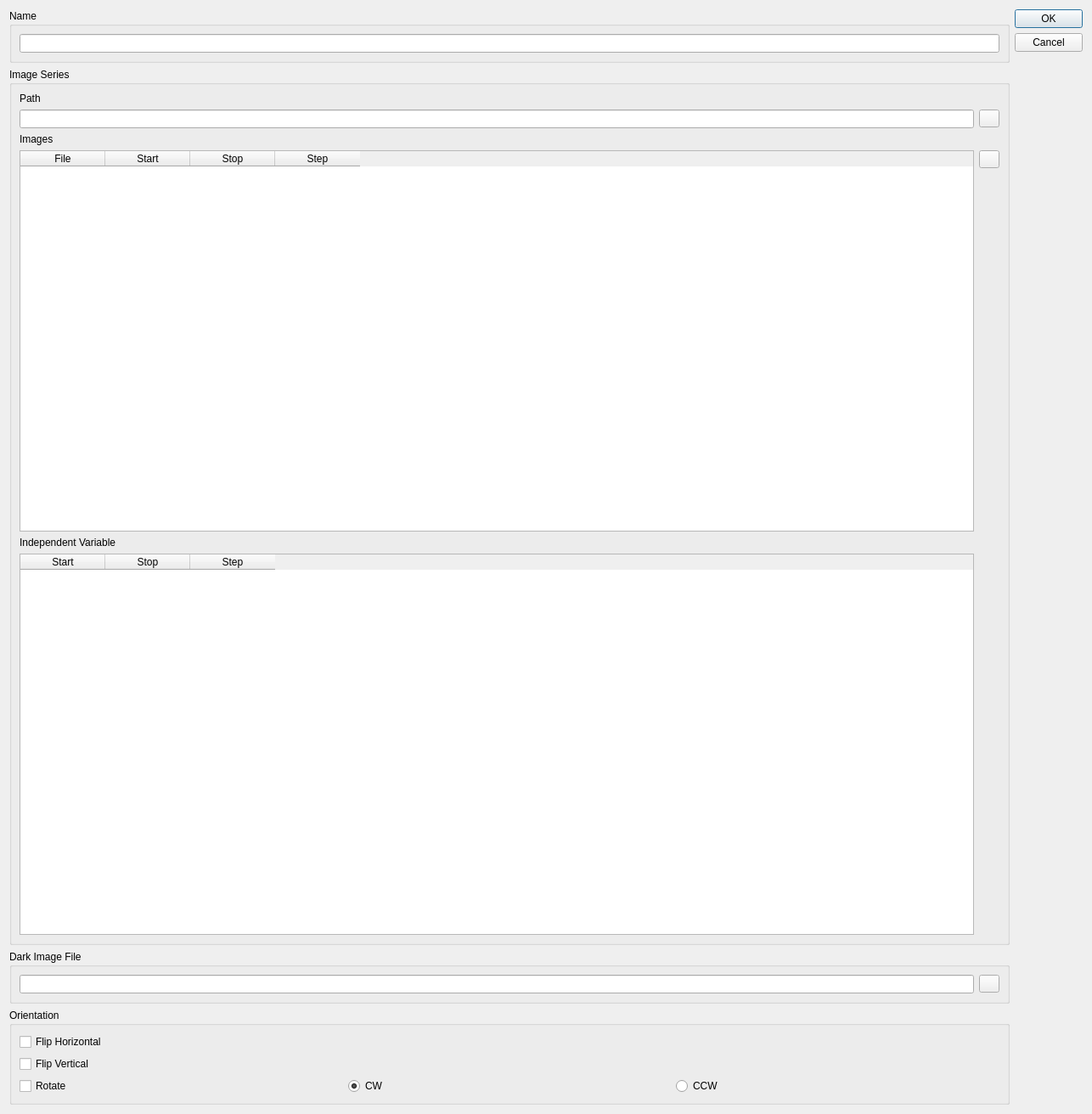
<?xml version="1.0" encoding="UTF-8"?>
<ui version="4.0">
 <class>Dialog</class>
 <widget class="QDialog" name="Dialog">
  <property name="geometry">
   <rect>
    <x>0</x>
    <y>0</y>
    <width>1286</width>
    <height>1312</height>
   </rect>
  </property>
  <property name="windowTitle">
   <string>Load Image Series</string>
  </property>
  <layout class="QHBoxLayout" name="horizontalLayout">
   <item>
    <layout class="QVBoxLayout" name="verticalLayout_2">
     <item>
      <widget class="QGroupBox" name="nameGroupBox">
       <property name="title">
        <string>Name</string>
       </property>
       <layout class="QVBoxLayout" name="verticalLayout_4">
        <item>
         <widget class="QLineEdit" name="nameLineEdit"/>
        </item>
       </layout>
      </widget>
     </item>
     <item>
      <widget class="QGroupBox" name="imageSeriesGroupBox">
       <property name="title">
        <string>Image Series</string>
       </property>
       <layout class="QGridLayout" name="gridLayout">
        <item row="3" column="1">
         <layout class="QVBoxLayout" name="verticalLayout">
          <item>
           <widget class="QToolButton" name="imagesToolButton">
            <property name="toolTip">
             <string>&lt;html&gt;&lt;head/&gt;&lt;body&gt;&lt;p&gt;Click to select image files&lt;/p&gt;&lt;/body&gt;&lt;/html&gt;</string>
            </property>
            <property name="text">
             <string>   </string>
            </property>
            <property name="popupMode">
             <enum>QToolButton::InstantPopup</enum>
            </property>
           </widget>
          </item>
          <item>
           <spacer name="verticalSpacer">
            <property name="orientation">
             <enum>Qt::Vertical</enum>
            </property>
            <property name="sizeHint" stdset="0">
             <size>
              <width>20</width>
              <height>40</height>
             </size>
            </property>
           </spacer>
          </item>
         </layout>
        </item>
        <item row="3" column="0">
         <widget class="QTableWidget" name="imagesTableWidget">
          <property name="alternatingRowColors">
           <bool>true</bool>
          </property>
          <attribute name="horizontalHeaderCascadingSectionResizes">
           <bool>true</bool>
          </attribute>
          <attribute name="verticalHeaderCascadingSectionResizes">
           <bool>true</bool>
          </attribute>
          <column>
           <property name="text">
            <string>File</string>
           </property>
          </column>
          <column>
           <property name="text">
            <string>Start</string>
           </property>
          </column>
          <column>
           <property name="text">
            <string>Stop</string>
           </property>
          </column>
          <column>
           <property name="text">
            <string>Step</string>
           </property>
          </column>
         </widget>
        </item>
        <item row="5" column="0">
         <widget class="QTableWidget" name="indVarTableWidget">
          <property name="alternatingRowColors">
           <bool>true</bool>
          </property>
          <column>
           <property name="text">
            <string>Start</string>
           </property>
          </column>
          <column>
           <property name="text">
            <string>Stop</string>
           </property>
          </column>
          <column>
           <property name="text">
            <string>Step</string>
           </property>
          </column>
         </widget>
        </item>
        <item row="1" column="0">
         <widget class="QLineEdit" name="pathLineEdit">
          <property name="readOnly">
           <bool>true</bool>
          </property>
         </widget>
        </item>
        <item row="2" column="0">
         <widget class="QLabel" name="imagesLabel">
          <property name="text">
           <string>Images</string>
          </property>
         </widget>
        </item>
        <item row="0" column="0">
         <widget class="QLabel" name="pathLabel">
          <property name="text">
           <string>Path</string>
          </property>
         </widget>
        </item>
        <item row="1" column="1">
         <widget class="QToolButton" name="pathToolButton">
          <property name="toolTip">
           <string>&lt;html&gt;&lt;head/&gt;&lt;body&gt;&lt;p&gt;Click to select path&lt;/p&gt;&lt;/body&gt;&lt;/html&gt;</string>
          </property>
          <property name="text">
           <string>   </string>
          </property>
          <property name="popupMode">
           <enum>QToolButton::InstantPopup</enum>
          </property>
         </widget>
        </item>
        <item row="4" column="0">
         <widget class="QLabel" name="indVarLabel">
          <property name="text">
           <string>Independent Variable</string>
          </property>
         </widget>
        </item>
       </layout>
      </widget>
     </item>
     <item>
      <widget class="QGroupBox" name="darkImagFileGroupBox">
       <property name="title">
        <string>Dark Image File</string>
       </property>
       <layout class="QHBoxLayout" name="horizontalLayout_2">
        <item>
         <widget class="QLineEdit" name="darkImageFileLineEdit">
          <property name="readOnly">
           <bool>true</bool>
          </property>
         </widget>
        </item>
        <item>
         <widget class="QToolButton" name="darkImageToolButton">
          <property name="toolTip">
           <string>&lt;html&gt;&lt;head/&gt;&lt;body&gt;&lt;p&gt;Click to select (or create) dark image file&lt;/p&gt;&lt;/body&gt;&lt;/html&gt;</string>
          </property>
          <property name="text">
           <string>   </string>
          </property>
          <property name="popupMode">
           <enum>QToolButton::InstantPopup</enum>
          </property>
         </widget>
        </item>
       </layout>
      </widget>
     </item>
     <item>
      <widget class="QGroupBox" name="orientationGroupBox">
       <property name="toolTip">
        <string>&lt;html&gt;&lt;head/&gt;&lt;body&gt;&lt;p&gt;This should be moved into the load image series dialog&lt;/p&gt;&lt;/body&gt;&lt;/html&gt;</string>
       </property>
       <property name="title">
        <string>Orientation</string>
       </property>
       <layout class="QVBoxLayout" name="verticalLayout_10">
        <item>
         <widget class="QCheckBox" name="hFlipCheckBox">
          <property name="text">
           <string>Flip Horizontal</string>
          </property>
         </widget>
        </item>
        <item>
         <widget class="QCheckBox" name="vFlipCheckBox">
          <property name="text">
           <string>Flip Vertical</string>
          </property>
         </widget>
        </item>
        <item>
         <layout class="QHBoxLayout" name="horizontalLayout_4">
          <item>
           <widget class="QCheckBox" name="rotateCheckBox">
            <property name="text">
             <string>Rotate</string>
            </property>
           </widget>
          </item>
          <item>
           <widget class="QRadioButton" name="cwRotRadioButton">
            <property name="text">
             <string>CW</string>
            </property>
            <property name="checked">
             <bool>true</bool>
            </property>
           </widget>
          </item>
          <item>
           <widget class="QRadioButton" name="ccwRotRadioButton">
            <property name="text">
             <string>CCW</string>
            </property>
           </widget>
          </item>
         </layout>
        </item>
       </layout>
      </widget>
     </item>
    </layout>
   </item>
   <item>
    <widget class="QDialogButtonBox" name="buttonBox">
     <property name="orientation">
      <enum>Qt::Vertical</enum>
     </property>
     <property name="standardButtons">
      <set>QDialogButtonBox::Cancel|QDialogButtonBox::Ok</set>
     </property>
    </widget>
   </item>
  </layout>
  <action name="actionGetImageFiles">
   <property name="text">
    <string>Select image files</string>
   </property>
  </action>
  <action name="actionGetPath">
   <property name="text">
    <string>Select path</string>
   </property>
  </action>
  <action name="actionGetDarkFile">
   <property name="text">
    <string>Select dark file</string>
   </property>
  </action>
 </widget>
 <resources/>
 <connections>
  <connection>
   <sender>buttonBox</sender>
   <signal>accepted()</signal>
   <receiver>Dialog</receiver>
   <slot>accept()</slot>
   <hints>
    <hint type="sourcelabel">
     <x>248</x>
     <y>254</y>
    </hint>
    <hint type="destinationlabel">
     <x>157</x>
     <y>274</y>
    </hint>
   </hints>
  </connection>
  <connection>
   <sender>buttonBox</sender>
   <signal>rejected()</signal>
   <receiver>Dialog</receiver>
   <slot>reject()</slot>
   <hints>
    <hint type="sourcelabel">
     <x>316</x>
     <y>260</y>
    </hint>
    <hint type="destinationlabel">
     <x>286</x>
     <y>274</y>
    </hint>
   </hints>
  </connection>
  <connection>
   <sender>rotateCheckBox</sender>
   <signal>toggled(bool)</signal>
   <receiver>cwRotRadioButton</receiver>
   <slot>setVisible(bool)</slot>
   <hints>
    <hint type="sourcelabel">
     <x>209</x>
     <y>1257</y>
    </hint>
    <hint type="destinationlabel">
     <x>561</x>
     <y>1257</y>
    </hint>
   </hints>
  </connection>
  <connection>
   <sender>rotateCheckBox</sender>
   <signal>toggled(bool)</signal>
   <receiver>ccwRotRadioButton</receiver>
   <slot>setVisible(bool)</slot>
   <hints>
    <hint type="sourcelabel">
     <x>209</x>
     <y>1257</y>
    </hint>
    <hint type="destinationlabel">
     <x>914</x>
     <y>1257</y>
    </hint>
   </hints>
  </connection>
 </connections>
</ui>
